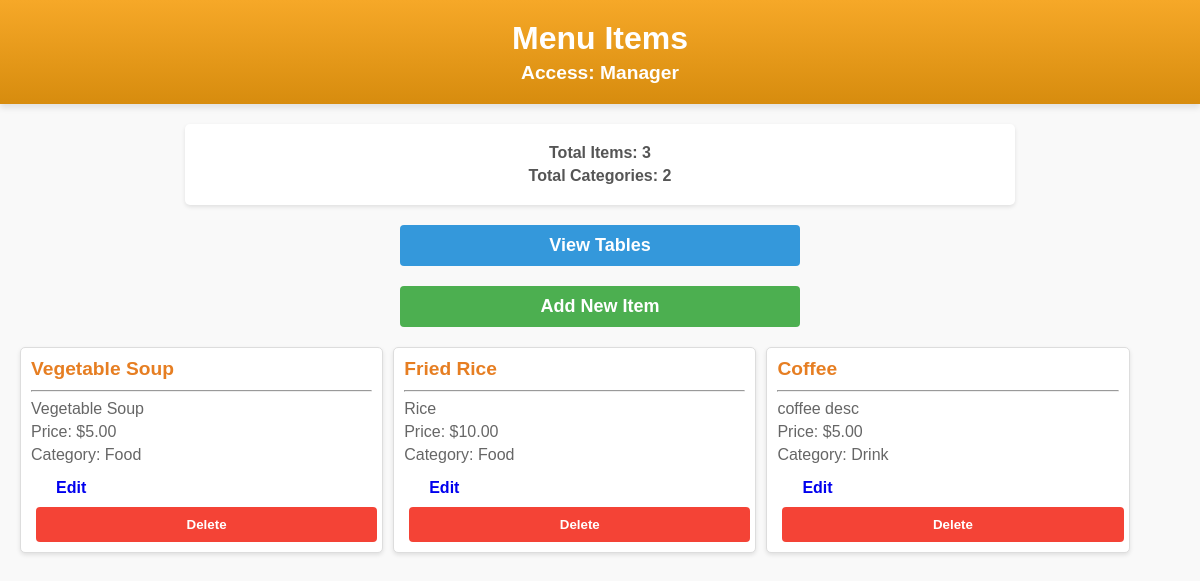
The app's page /manager/menu/ with its own data.
### order/models.py (models this page shows, shortened)
class Item(models.Model):
    name = models.CharField(max_length=100)
    description = models.TextField(null=True, blank=True)
    category = models.ForeignKey(Category, on_delete=models.CASCADE, related_name='items')
    image = models.ImageField(blank=True, null=True)
    base_price = models.DecimalField(max_digits=6, decimal_places=2)
    has_meat_options = models.BooleanField(default=False)
    has_spicy_options = models.BooleanField(default=False)

class Category(models.Model):
    title = models.CharField(max_length=100)
    image = models.ImageField(blank=True, null=True)
    class Meta:
        verbose_name_plural = "Categories"

### manager/views.py (the view)
# urls.py: path('menu/', views.menu_items, name='menu-items'),
def menu_items(request):
    return render(request, 'manager/menu_items.html', {
        'items': Item.objects.all(),
        'total_items': Item.objects.count(),
        'total_categories': Category.objects.count()
    })

### manager/templates/manager/menu_items.html (shortened to what this page needs)
<!DOCTYPE html>
<html lang="en">
<head>
    {% load static %}
    <link rel="stylesheet" href="{% static 'css/styles.css' %}">
</head>
<body>
    <div class="header">
        <h1>Menu Items</h1>
        <h4>Access: Manager</h4>
    </div>
    <div class="summary">
        <h4>Total Items: {{ total_items }}</h4>
        <h4>Total Categories: {{ total_categories }}</h4>
    </div>
    <div class="navigation-links">
        <a href="{% url 'table-layout' %}" class="btn nav-btn">View Tables</a>
    </div>
    <div class="action-buttons">
        <a href="{% url 'add-menu-item' %}" class="btn add-btn">Add New Item</a>
    </div>
    <div class="menu-container">
        {% for item in items %}
        <div class="menu-card">
            <h3>{{ item.name }}</h3>
            <hr>
            <p>{{ item.description }}</p>
            <p>Price: ${{ item.base_price }}</p>
            <p>Category: {{ item.category.title }}</p>
            <div class="item-actions">
                <a href="{% url 'edit-menu-item' item.id %}" class="btn edit-btn">Edit</a>
                <form method="post" action="{% url 'delete-menu-item' item.id %}" class="delete-form">
                    <button type="submit" class="btn delete-btn"
                            onclick="return confirm('Are you sure you want to delete this item?')">Delete
                    </button>
                </form>
            </div>
        </div>
        {% endfor %}
    </div>
</body>
</html>

### manager/static/css/styles.css (style rules this page uses)
body { font-family: Arial, sans-serif; background-color: #f9f9f9; color: #333; margin: 0; padding: 0; }
.header { background: linear-gradient(to bottom, #f6a828, #d78c0e); color: white; padding: 20px; text-align: center; box-shadow: 0 4px 6px rgba(0, 0, 0, 0.1); }
.header h1, .header h4 { margin: 0; }
.header h4 { margin-top: 5px; font-size: 1.2em; }
.summary, .edit-table-container { background-color: #fff; padding: 15px; margin: 20px auto; border-radius: 5px; box-shadow: 0 2px 4px rgba(0, 0, 0, 0.1); max-width: 800px; text-align: center; }
.summary h4 { margin: 5px 0; color: #555; }
.navigation-links { text-align: center; margin: 20px 0; display: flex; justify-content: center; gap: 20px; }
.nav-btn { background-color: #3498db; color: white; width: 30%; font-size: 18px; padding: 10px 20px; border-radius: 4px; text-decoration: none; transition: background-color 0.3s; }
.menu-container, .table-container { display: flex; flex-wrap: wrap; gap: 10px; padding: 20px; max-width: 1200px; margin: 0 auto; }
.menu-card, .table-card { background-color: #fff; border: 1px solid #ddd; border-radius: 5px; padding: 10px; box-shadow: 0 2px 4px rgba(0, 0, 0, 0.1); transition: transform 0.2s, box-shadow 0.2s; }
.menu-card { width: calc(32% - 30px); }
.menu-card h3, .table-card h3 { margin: 0 0 10px; font-size: 1.2em; }
.menu-card h3 { color: #e67e22; }
.menu-card p, .table-card p { margin: 5px 0; color: #666; }
form button { background-color: #f6a828; color: white; border: none; padding: 10px 20px; margin-top: 15px; border-radius: 4px; cursor: pointer; width: 100%; }
.action-buttons { text-align: center; margin-top: 20px; }
.btn { display: inline-block; padding: 10px 20px; margin: 0 5px; border-radius: 4px; text-decoration: none; font-weight: bold; transition: background-color 0.3s; }
.add-btn { background-color: #4CAF50; color: white; width: 30%; font-size: 18px; }
.delete-btn { background-color: #f44336; color: white; }

### records on screen
Item: name "Vegetable Soup", description "Vegetable Soup", base_price "5.00", category "Food"
Item: name "Fried Rice", description "Rice", base_price "10.00", category "Food"
Item: name "Coffee", description "coffee desc", base_price "5.00", category "Drink"

### other values on screen
{{ total_items }} "3"
{{ total_categories }} "2"
